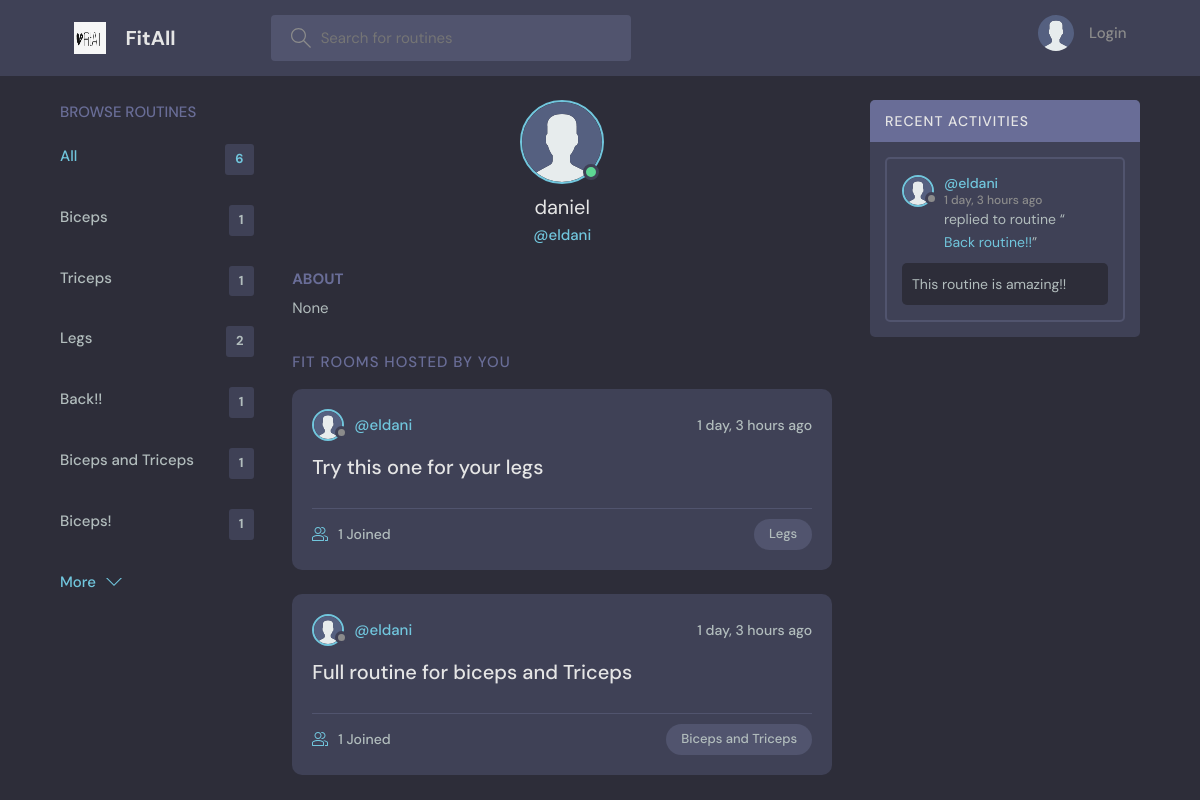
The app's page /profile/2/ with its own data.
### base/models.py (models this page shows, shortened)
class Topic(models.Model):
    name = models.CharField(max_length=200)

class User(AbstractUser):
    name = models.CharField(max_length=200, null=True)
    email = models.EmailField(unique=True, null=True)
    bio = models.TextField(null=True)
    avatar = models.ImageField(null=True, default="avatar.svg")
    USERNAME_FIELD = 'email'
    REQUIRED_FIELDS = []

class Room(models.Model):
    host = models.ForeignKey(User, on_delete=models.SET_NULL, null=True)
    topic = models.ForeignKey(Topic, on_delete=models.SET_NULL, null=True)
    name = models.CharField(max_length=200)
    description = models.TextField(null=True, blank=True)
    participants = models.ManyToManyField(
        User, related_name='participants', blank=True)
    updated = models.DateTimeField(auto_now=True)
    created = models.DateTimeField(auto_now_add=True)
    class Meta:
        ordering = ['-updated', '-created']
    def __str__(self):
        return self.name

class Message(models.Model):
    user = models.ForeignKey(User, on_delete=models.CASCADE)
    room = models.ForeignKey(Room, on_delete=models.CASCADE)
    body = models.TextField()
    updated = models.DateTimeField(auto_now=True)
    created = models.DateTimeField(auto_now_add=True)
    class Meta:
        ordering = ['-updated', '-created']

### base/views.py (the view)
# urls.py: path('profile/<str:pk>/', views.userProfile, name = "user-profile"),
def userProfile(request, pk):
    user = User.objects.get(id=pk)
    rooms = user.room_set.all()
    room_messages = user.message_set.all()
    topics = Topic.objects.all()
    context = {'user': user, 'rooms': rooms,
               'room_messages': room_messages, 'topics': topics}
    return render(request, 'base/profile.html', context)

### base/templates/base/profile.html (shortened to what this page needs)
{% extends 'main.html' %}
{% block content %}
<main class="profile-page layout layout--3">
  <div class="container">
    {% include 'base/topics_component.html' %}
    <div class="roomList">
      <div class="profile">
        <div class="profile__avatar">
          <div class="avatar avatar--large active">
            <img src="{{user.avatar.url}}" />
          </div>
        </div>
        <div class="profile__info">
          <h3>{{user.name}}</h3>
          <p>@{{user.username}}</p>
        </div>
        <div class="profile__about">
          <h3>About</h3>
          <p>
            {{user.bio}}
          </p>
        </div>
      </div>
      <div class="roomList__header">
        <div>
          <h2>Fit Rooms Hosted by you</a>
          </h2>
        </div>
      </div>
      {% include 'base/feed_component.html' %}
    </div>
    {% include 'base/activity_component.html' %}
  </div>
</main>
{% endblock content %}

### templates/main.html (shortened to what this page needs)
<!DOCTYPE html>
{% load static %}
<html lang="en">
  <head>
    <link rel="stylesheet" href="{% static 'styles/style.css' %}" />
  </head>
  <body>
    {% include 'navbar.html' %}
    {% block content %}
    {% endblock %}
  </body>
</html>

### templates/navbar.html (shortened to what this page needs)
{% load static %}
<header class="header header--loggedIn">
    <div class="container">
        <a href="{% url 'home' %}" class="header__logo">
            <img src="{% static 'images/logo.jpg' %}" />
            <h1>FitAll</h1>
        </a>
        <form class="header__search" method="GET" action="{% url 'home' %}">
            <label>
                <input name="q" placeholder="Search for routines" />
            </label>
        </form>
        <nav class="header__menu">
            {% if request.user.is_authenticated %}
            <div class="header__user">
                <a href="{% url 'update-user' %}">
                    <div class="avatar avatar--medium active">
                        <img src="{{request.user.avatar.url}}" />
                    </div>
                    <p>{{request.user.username}} <span>@{{request.user.username}}</span></p>
                </a>
                <button class="dropdown-button">
                    <svg version="1.1" xmlns="http://www.w3.org/2000/svg" width="32" height="32" viewBox="0 0 32 32">
                        <title>chevron-down</title>
                        <path d="M16 21l-13-13h-3l16 16 16-16h-3l-13 13z"></path>
                    </svg>
                </button>
            </div>
            {% else %}
            <a href="{% url 'login' %}">
                <img src="{% static 'images/avatar.svg' %}" />
                <p>Login</p>
            </a>
            {% endif %}
        </nav>
    </div>
</header>

### base/templates/base/topics_component.html
<div class="topics">
    <div class="topics__header">
      <h2>Browse Routines</h2>
    </div>
    <ul class="topics__list">
      <li>
        <a href="{% url 'home' %}" class="active">All <span>{{topics.count}}</span></a>
      </li>
      {% for topic in topics %}
      <li>
        <a href="{% url 'home' %}?q={{topic.name}}">{{topic.name}} <span>{{topic.room_set.all.count}}</span></a>
      </li>
      {% endfor %}
    </ul>
    <a class="btn btn--link" href="topics.html">
      More
      <svg version="1.1" xmlns="http://www.w3.org/2000/svg" width="32" height="32" viewBox="0 0 32 32">
        <title>chevron-down</title>
        <path d="M16 21l-13-13h-3l16 16 16-16h-3l-13 13z"></path>
      </svg>
    </a>
  </div>

### base/templates/base/feed_component.html (shortened to what this page needs)
{% for room in rooms %}
<div class="roomListRoom">
    <div class="roomListRoom__header">
        <a href="{% url 'user-profile' room.host.id %}" class="roomListRoom__author">
            <div class="avatar avatar--small">
                <img src="{{room.host.avatar.url}}" />
            </div>
            <span>@{{room.host.username}}</span>
        </a>
        <div class="roomListRoom__actions">
            <span>{{room.created|timesince}} ago</span>
        </div>
    </div>
    <div class="roomListRoom__content">
        <a href="{% url 'room' room.id %}">{{room.name}}</a>
    </div>
    <div class="roomListRoom__meta">
        <a href="{% url 'room' room.id %}" class="roomListRoom__joined">
            {{room.participants.all.count}} Joined
        </a>
        <p class="roomListRoom__topic">{{room.topic.name}}</p>
    </div>
</div>
{% endfor %}

### base/templates/base/activity_component.html (shortened to what this page needs)
<div class="activities">
  <div class="activities__header">
      <h2>Recent Activities</h2>
  </div>
  {% for message in room_messages %}
  <div class="activities__box">
      <div class="activities__boxHeader roomListRoom__header">
          <a href="{% url 'user-profile' message.user.id %}" class="roomListRoom__author">
              <div class="avatar avatar--small">
                  <img src="{{message.user.avatar.url}}" />
              </div>
              <p>
                  @{{message.user.username}}
                  <span>{{message.created|timesince}} ago</span>
              </p>
          </a>
      </div>
      <div class="activities__boxContent">
          <p>replied to routine “<a href="{% url 'room' message.room.id %}">{{message.room}}</a>”</p>
          <div class="activities__boxRoomContent">{{message.body}}</div>
      </div>
  </div>
  {% endfor %}
</div>

### records on screen
Topic: name "Biceps", room_set.all.count "1"
Topic: name "Triceps", room_set.all.count "1"
Topic: name "Legs", room_set.all.count "2"
Topic: name "Back!!", room_set.all.count "1"
Topic: name "Biceps and Triceps", room_set.all.count "1"
Topic: name "Biceps!", room_set.all.count "1"
User: avatar (placeholder picture), name "daniel", username "eldani", bio "None"
Room: host.avatar (placeholder picture), host.username "eldani", created "1 day, 3 hours", name "Try this one for your legs", participants.all.count "1", topic.name "Legs"
Room: host.avatar (placeholder picture), host.username "eldani", created "1 day, 3 hours", name "Full routine for biceps and Triceps", participants.all.count "1", topic.name "Biceps and Triceps"
Message: user.avatar (placeholder picture), user.username "eldani", created "1 day, 3 hours", room "Back routine!!", body "This routine is amazing!!"

### other values on screen
{{ topics.count }} "6"
